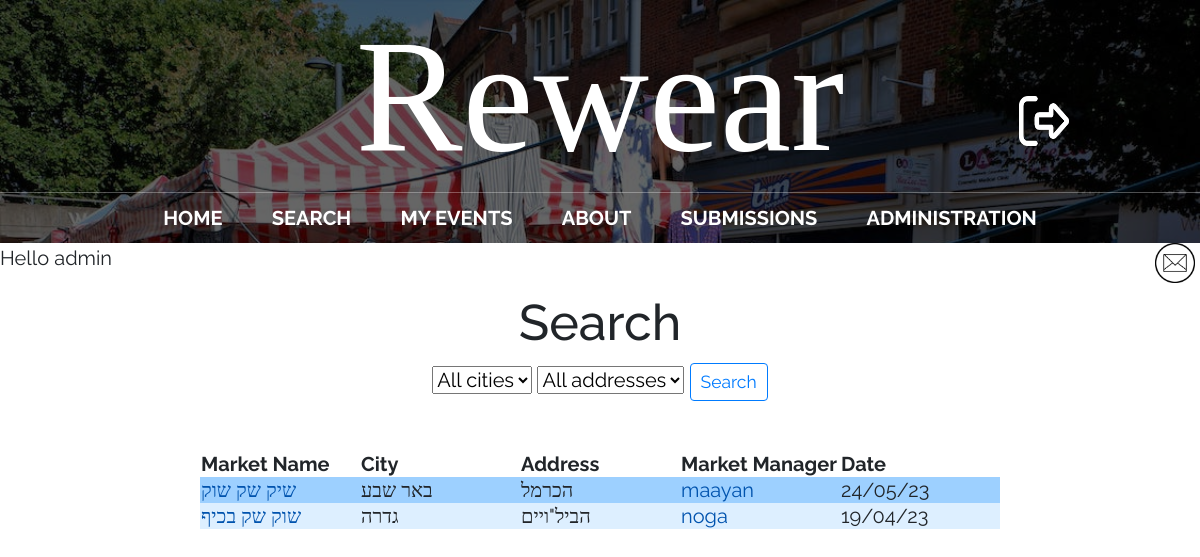
/search_page/ (signed in), run on the app's committed database.
### main/models.py (models this page shows, shortened)
class market(models.Model):
    id = models.AutoField(primary_key=True)
    name = models.CharField(max_length=200, blank=True)
    city = models.CharField(max_length=200, blank=True)
    address = models.CharField(max_length=200, blank=True)
    facebook = models.CharField(max_length=200, default='', blank=True)
    description = models.CharField(max_length=200, default='', blank=True)
    google_location = models.CharField(max_length=1000, default='', blank=True)
    market_manager = models.CharField(max_length=200, default='', blank=True)
    date = models.CharField(max_length=200, default='', blank=True)
    status = models.CharField(max_length=200, default='', blank=True)
    rating = models.CharField(max_length=200, default='', blank=True)
    shirt = models.IntegerField(default=0, blank=True)
    pants = models.IntegerField(default=0, blank=True)
    shoes = models.IntegerField(default=0, blank=True)
    hat = models.IntegerField(default=0, blank=True)
    gloves = models.IntegerField(default=0, blank=True)
    scarf = models.IntegerField(default=0, blank=True)
    jacket = models.IntegerField(default=0, blank=True)
    other = models.IntegerField(default=0, blank=True)
    class Meta:
        app_label = 'main'

### main/views.py (the view)
# urls.py: path("search_page/", views.search_page, name="search"),
def search_page(response):
    markets = market.objects.all()
    new_mail = new_messages(response.user.username)
    return render(response, "main/search.html", {'markets': markets, 'search': markets, 'new_mail': new_mail})

### main/views.py (called while the page is built)
def new_messages(username):
    try:
        messages = Message.objects.filter(recipient=User.objects.filter(username=username)[0])
        for m in messages:
            if not m.is_read:
                return True
        return False
    except:
        return False

### main/templates/main/search.html (shortened to what this page needs)
{% extends 'main/base.html' %}
{% load crispy_forms_tags %}
{% block content %}
<center><h1>Search</h1>
<form method="post" action='/search/'>
	<select name="city" id="city-select" onchange="updateAddressOptions()">
		<option value="All">All cities</option>
	</select>
	<select name="address" id="address-select" onchange="updateCityOptions()">
		<option value="All">All addresses</option>
	</select>
	<input type="submit" value="Search" class="btn btn-outline-primary btn-sm">
</form>
<br />
		<table>
			<tr>
				<th>
					Market Name
				</th>
				<th>
					City
				</th>
				<th>
					Address
				</th>
				<th>
					Market Manager
				</th>
				<th>
					Date
				</th>
			{% for market in search %}
			<tr class="{% cycle 'blue-row' 'light-blue-row' %}">
				<td>
					<a href="/market_page/{{market.id}}/">{{market.name}}</a>
				</td>
				<td>
					{{market.city}}
				</td>
				<td>
					{{market.address}}
				</td>
				<td>
					<a href="/profile/{{market.market_manager}}/">{{market.market_manager}}</a>
				</td>
				<td>
					{{market.date}}
				</td>
			</tr>
			{% endfor %}
		</table>
</center>
{% endblock %}

### main/templates/main/base.html (shortened to what this page needs)
{% load static %}
<!doctype html>
<html>
	<head>
		<link rel="stylesheet" href="https://stackpath.bootstrapcdn.com/bootstrap/4.3.1/css/bootstrap.min.css">
		<link rel="stylesheet" href="{% static 'css/styles.css' %}">
	</head>
	<body>
	<div id = "content", name = "content">
		<div class="row justify-content-center">
			<div class="col-12">
					<header class="main-header">
						<h1 class="header-name header-name-large" style="text-align: center; position: relative;">Rewear
							{% if user.is_authenticated %}
							<span class="header-photo-wrapper">
								<a href="/logout"><img src="{% static 'media/logout.png' %}" alt="logout" class="header-photo" width="50" height="50"></a>
							</span>
							{% endif %}
						</h1>
						<nav class="nav main-nav">
							<ul>
								<li><a href="/">Home</a></li>
								{% if user.is_authenticated %}
									<li><a href="/search_page/">Search</a></li>
									<li><a href="/my_events/{{request.user.id}}">My Events</a></li>
								{% endif %}
								<li><a href="/about/">About</a></li>
								{% if user.is_authenticated and user.is_superuser %}
									<li><a href="/submissions/">Submissions
									</a></li>
									<li><a href="/admin/">Administration</a></li>
								{% elif user.is_authenticated and user.is_active%}
								<li><a href="/profile/">My Profile</a></li>
								{% endif %}
							</ul>
						</nav>
					</header>
			{% if user.is_authenticated %}
			<p style="text-align:left;">
				<td><left>Hello {{request.user.username}}</left></td>
				<span style="float:right;">
					{% if new_mail %}
						<a href="/inbox" style="text-decoration:none">
							<img src='{% static "media/new_mail.png" %}' alt="inbox" height=40px width=40px>&nbsp;
						</a>
					{% else %}
						<a href="/inbox" style="text-decoration:none">
							<img src='{% static "media/mail_icon.png" %}' alt="inbox" height=40px width=40px>&nbsp;
						</a>
					{% endif %}
				</span>
			</p>
			{% endif %}
				{% block content %}
				{% endblock %}
			</div>
		</div>
	</div>
	</body>
</html>

### static/css/styles.css (style rules this page uses)
* { box-sizing: border-box; font-family: Raleway; }
html, body { margin: 0; padding: 0; }
.nav ul { margin: 0; padding: 0; }
.nav li { display: inline; }
.nav a { display: inline-block; padding: .5em; color: white; text-decoration: none; }
.main-nav { text-align: center; font-size: 1.1em; font-weight: lighter; display: inline; }
.main-nav li { padding: 0 1%; }
.main-header { background-color: rgba(0, 0, 0, .6); background-image: url("../media/Header Background.jpeg"); background-blend-mode: multiply; background-size: cover; }
.header-name { text-align: center; margin: 0; font-size: 4em; font-family: "Arvo"; font-weight: normal; color: white; border-bottom: 1px solid rgba(255, 255, 255, .3) }
.header-name-large { font-size: 8em; }

### main/templates/main/base.html (style rules this page uses)
* { font-size: 20px; }
nav li a { text-transform: uppercase; font-weight: bold; }
.header-photo-wrapper { position: absolute; top: 50%; transform: translateX(+350%); transition: transform 0.2s ease; }

### data on the page
market: name "שיק שק שוק", city "באר שבע", address "הכרמל", market_manager "maayan", date "24/05/23"
market: name "שוק שק בכיף", city "גדרה", address "הביל\"ויים", market_manager "noga", date "19/04/23"

### other printed values
{{ request.user.username }} "admin"
